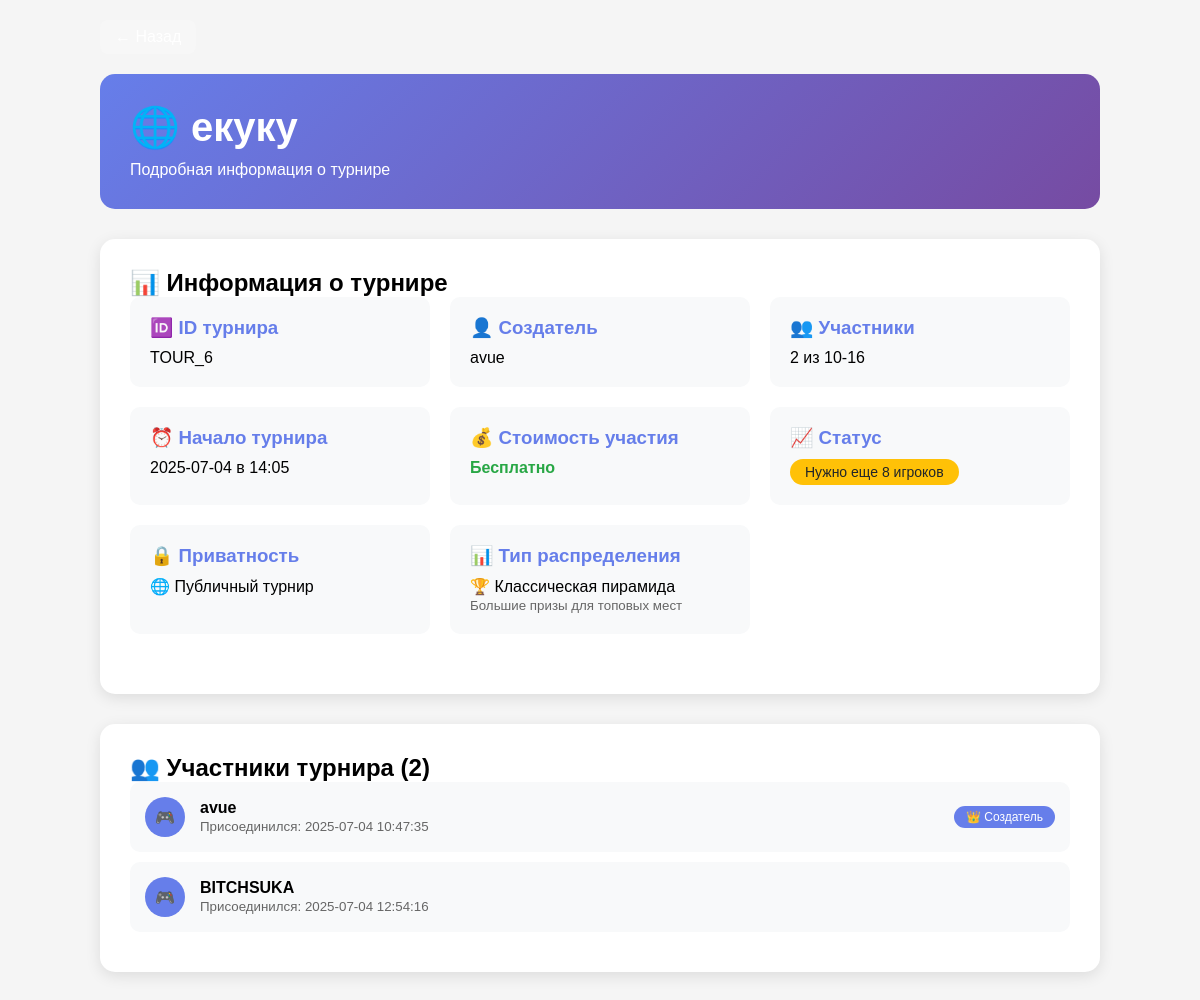
Screenshot of /tournament/6 with the database file from the repository.
### tables this page shows
CREATE TABLE tournaments (
                id INTEGER PRIMARY KEY AUTOINCREMENT,
                name TEXT NOT NULL,
                min_players INTEGER NOT NULL,
                max_players INTEGER NOT NULL,
                current_players INTEGER DEFAULT 0,
                status TEXT DEFAULT 'Набор участников',
                creator_username TEXT NOT NULL,
                start_date TEXT,
                start_time TEXT,
                entry_fee REAL DEFAULT 0,
                prize_pool REAL DEFAULT 0,
                tournament_type TEXT DEFAULT 'public',
                tournament_password TEXT,
                lobby_id TEXT,
                lobby_code TEXT,
                prize_distribution_type TEXT DEFAULT 'pyramid',
                created_at TIMESTAMP DEFAULT CURRENT_TIMESTAMP,
                FOREIGN KEY (creator_username) REFERENCES users (unique_username)
            );

CREATE TABLE tournament_participants (
                id INTEGER PRIMARY KEY AUTOINCREMENT,
                tournament_id INTEGER NOT NULL,
                username TEXT NOT NULL,
                joined_at TIMESTAMP DEFAULT CURRENT_TIMESTAMP,
                payment_status TEXT DEFAULT 'pending',
                FOREIGN KEY (tournament_id) REFERENCES tournaments (id),
                FOREIGN KEY (username) REFERENCES users (unique_username),
                UNIQUE(tournament_id, username)
            );

### web/app.py (the view, shortened to what this page needs)
@app.route('/tournament/<int:tournament_id>')
def tournament_detail(tournament_id):
    user = session.get('user')
    tournament = get_tournament_with_lobby_db(tournament_id)
    if not tournament:
        flash('Турнир не найден', 'error')
        return redirect(url_for('index'))
    tournament['participants'] = get_tournament_participants(tournament_id)
    user_balance = 0
    if user and user.get('profile_created'):
        user_balance = get_user_balance(int(user['id']))
    return render_template('tournament_detail.html',
                         tournament=tournament,
                         bot_name=BOT_NAME,
                         user=user,
                         user_balance=user_balance)  # ← добавили баланс

### web/templates/tournament_detail.html (shortened to what this page needs)
<!DOCTYPE html>
<html lang="ru">
<head>
</head>
<body>
    <div class="container">
        <a href="javascript:history.back()" class="back-btn">← Назад</a>
        <div class="header">
            <h1>
                {% if tournament.tournament_type == 'private' %}
                    🔒 {{ tournament.name }}
                {% else %}
                    🌐 {{ tournament.name }}
                {% endif %}
            </h1>
            <p>Подробная информация о турнире</p>
        </div>
        <div class="tournament-info">
            <h2>📊 Информация о турнире</h2>
            <div class="info-grid">
                <div class="info-item">
                    <h3>🆔 ID турнира</h3>
                    <p>TOUR_{{ tournament.id }}</p>
                </div>
                <div class="info-item">
                    <h3>👤 Создатель</h3>
                    <p>{{ tournament.creator }}</p>
                </div>
                <div class="info-item">
                    <h3>👥 Участники</h3>
                    <p>{{ tournament.current_players }} из {{ tournament.min_players }}-{{ tournament.max_players }}</p>
                </div>
                {% if tournament.start_date %}
                <div class="info-item">
                    <h3>⏰ Начало турнира</h3>
                    <p>{{ tournament.start_date }} в {{ tournament.start_time }}</p>
                </div>
                {% endif %}
                <div class="info-item">
                    <h3>💰 Стоимость участия</h3>
                    {% if tournament.entry_fee and tournament.entry_fee > 0 %}
                        <p>${{ "%.2f"|format(tournament.entry_fee) }}</p>
                    {% else %}
                        <p style="color: #28a745; font-weight: bold;">Бесплатно</p>
                    {% endif %}
                </div>
                <div class="info-item">
                    <h3>📈 Статус</h3>
                    {% if tournament.current_players >= tournament.min_players and tournament.current_players < tournament.max_players %}
                        <span class="status" style="background: #28a745;">{{ tournament.status }} ✓</span>
                    {% elif tournament.current_players < tournament.min_players %}
                        <span class="status" style="background: #ffc107; color: #212529;">Нужно еще {{ tournament.min_players - tournament.current_players }} игроков</span>
                    {% else %}
                        <span class="status" style="background: #dc3545;">Турнир полный</span>
                    {% endif %}
                </div>
                <div class="info-item">
                    <h3>🔒 Приватность</h3>
                    {% if tournament.tournament_type == 'private' %}
                        <p>🔒 Приватный турнир</p>
                    {% else %}
                        <p>🌐 Публичный турнир</p>
                    {% endif %}
                </div>
                <div class="info-item">
                    <h3>📊 Тип распределения</h3>
                    {% if tournament.prize_distribution_type == 'nonlinear' %}
                        <p>📊 Non-linear распределение</p>
                        <small style="color: #666;">Более равномерное распределение призов</small>
                    {% else %}
                        <p>🏆 Классическая пирамида</p>
                        <small style="color: #666;">Большие призы для топовых мест</small>
                    {% endif %}
                </div>
            </div>
        </div>
        <div class="participants">
            <h2>👥 Участники турнира ({{ tournament.current_players }})</h2>
            {% if tournament.participants %}
                {% for participant in tournament.participants %}
                <div class="participant-card">
                    <div class="participant-avatar">
                        🎮
                    </div>
                    <div>
                        <strong>{{ participant.username }}</strong>
                        <br><small style="color: #666;">Присоединился: {{ participant.joined_at }}</small>
                    </div>
                    {% if participant.username == tournament.creator %}
                        <span style="margin-left: auto; background: #667eea; color: white; padding: 4px 12px; border-radius: 15px; font-size: 12px;">
                            👑 Создатель
                        </span>
                    {% endif %}
                </div>
                {% endfor %}
            {% else %}
                <p style="text-align: center; color: #666; padding: 40px;">
                    Участников пока нет. Станьте первым!
                </p>
            {% endif %}
        </div>
    </div>
</body>
</html>

### web/templates/tournament_detail.html (style rules this page uses)
* { margin: 0; padding: 0; box-sizing: border-box; }
body { font-family: Arial, sans-serif; background: #f5f5f5; padding: 20px; }
.container { max-width: 1000px; margin: 0 auto; }
.header { background: linear-gradient(135deg, #667eea 0%, #764ba2 100%); color: white; padding: 30px; border-radius: 15px; margin-bottom: 30px; }
.header h1 { font-size: 2.5em; margin-bottom: 10px; }
.back-btn { background: rgba(255,255,255,0.2); color: white; padding: 8px 15px; border-radius: 8px; text-decoration: none; margin-bottom: 20px; display: inline-block; }
.tournament-info { background: white; padding: 30px; border-radius: 15px; margin-bottom: 30px; box-shadow: 0 4px 15px rgba(0,0,0,0.1); }
.info-grid { display: grid; grid-template-columns: repeat(auto-fit, minmax(250px, 1fr)); gap: 20px; margin-bottom: 30px; }
.info-item { padding: 20px; background: #f8f9fa; border-radius: 10px; }
.info-item h3 { color: #667eea; margin-bottom: 10px; }
.participants { background: white; padding: 30px; border-radius: 15px; box-shadow: 0 4px 15px rgba(0,0,0,0.1); margin-bottom: 30px; }
.participant-card { background: #f8f9fa; padding: 15px; border-radius: 10px; margin-bottom: 10px; display: flex; align-items: center; gap: 15px; }
.participant-avatar { width: 40px; height: 40px; background: #667eea; border-radius: 50%; display: flex; align-items: center; justify-content: center; color: white; }
.status { padding: 5px 15px; border-radius: 20px; color: white; font-size: 14px; display: inline-block; }

### rows the page displays
tournaments: name "екуку", id "6", creator "avue", min_players "10", max_players "16", start_date "2025-07-04", start_time "14:05", tournament.min_players-tournament.current_players "8"
tournament_participants: username "avue", joined_at "2025-07-04 10:47:35", shows "👑 Создатель"
tournament_participants: username "BITCHSUKA", joined_at "2025-07-04 12:54:16"

### other values shown
{{ tournament.current_players }} "2"
